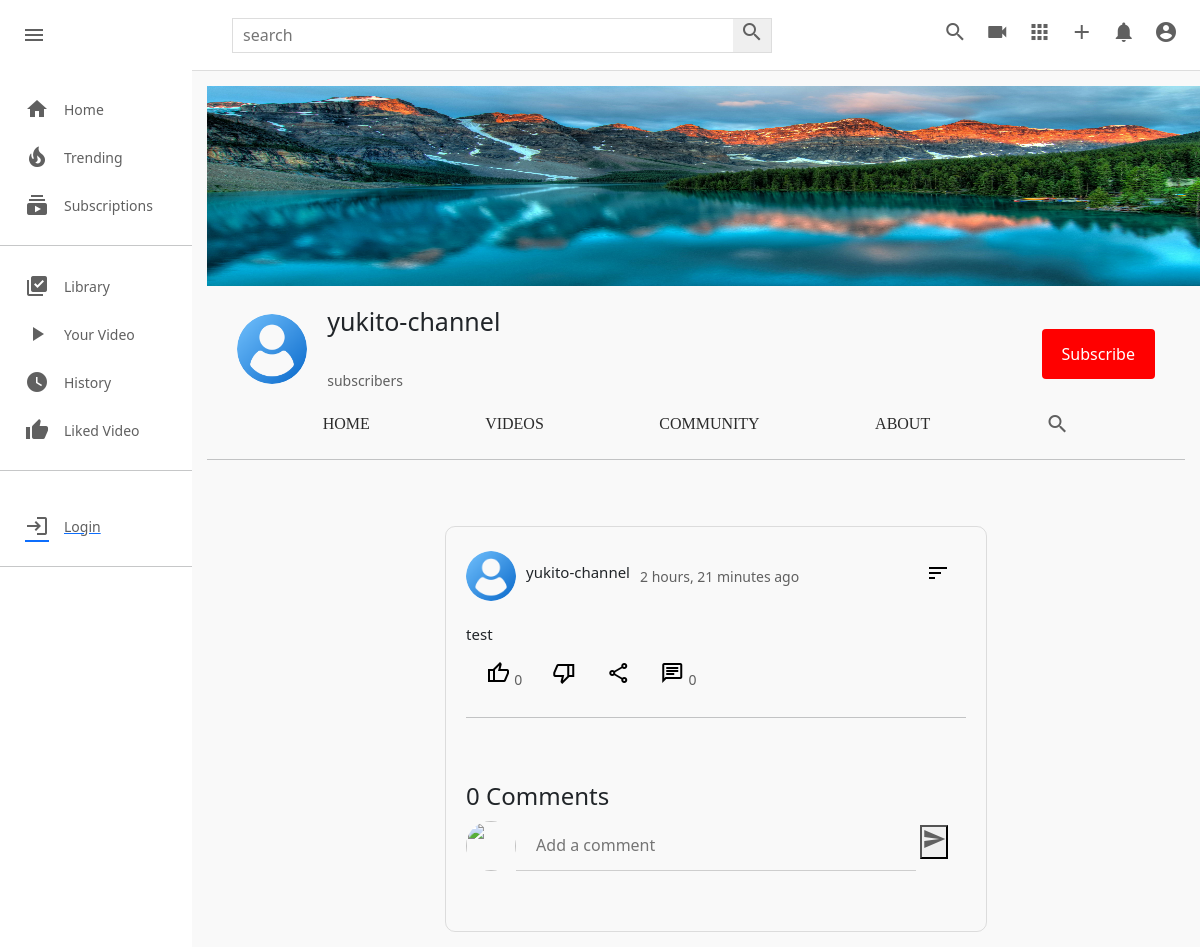
The app's page /c/1/community/3/, older data.
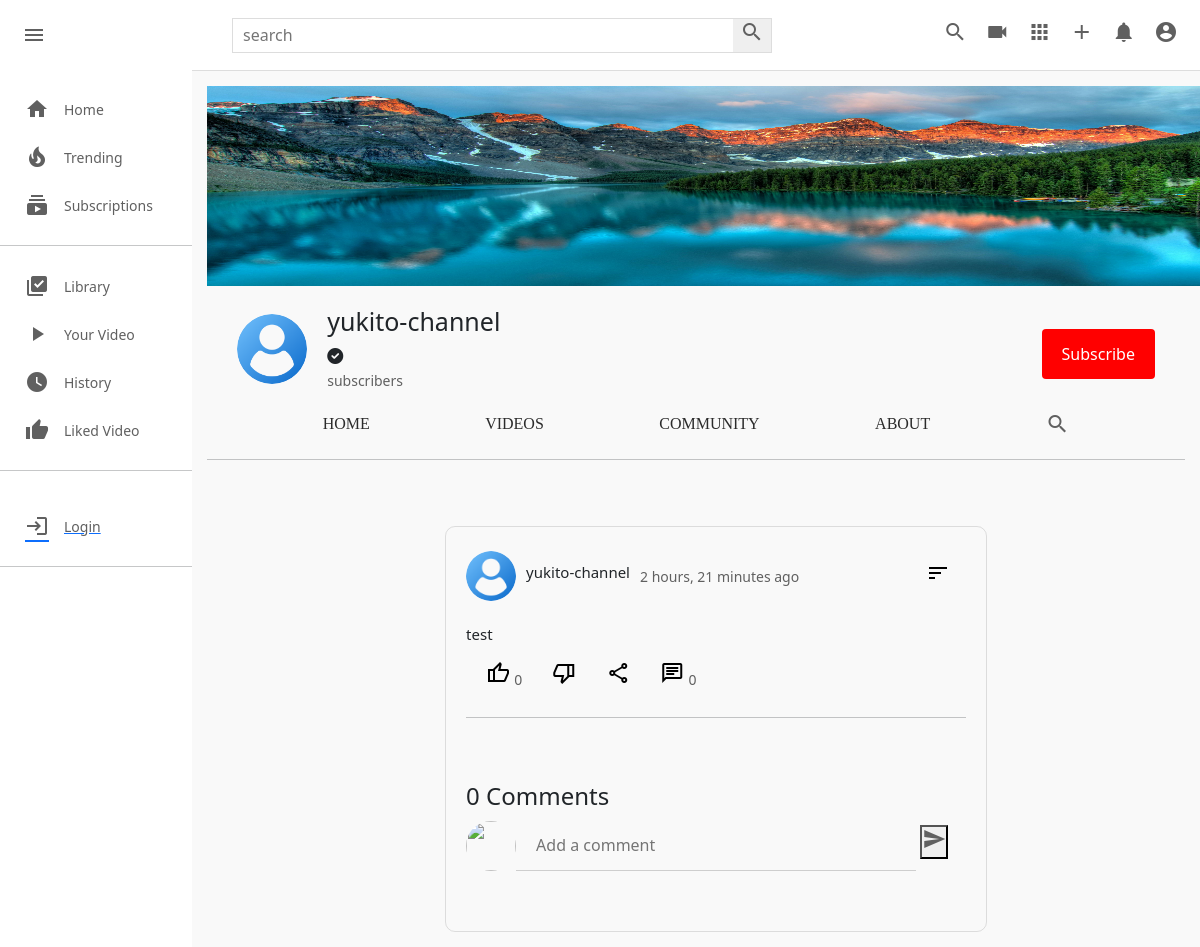
The same page, newer data.
### channel/views.py (the view)
# urls.py: path("<channel_name>/community/<int:community_id>/",views.channel_community_detail,name='channel-community-detail'),
def channel_community_detail(request,channel_name,community_id):
    channel = get_object_or_404(Channel,id=channel_name)
    community = Community.objects.get(channel=channel,status='Active',id=community_id)
    comments=CommunityComment.objects.filter(community=community,active=True).order_by('-date')
    context={
        'channel': channel,
        'community':community,
        'comments': comments,
    }
    return render(request,'channel/channel_community_detail.html',context)

### templates/channel/channel_community_detail.html (shortened to what this page needs)
{% extends 'base.html' %}
{% load static %}
{% block style %}
<link rel="stylesheet" href="{% static 'css/style.css' %}" type="text/css">
<link rel="stylesheet" href="{% static 'css/channel-community.css' %}" type="text/css">
<link rel="stylesheet" href="{% static 'css/channel.css' %}" type="text/css">
{% endblock style %}
{% block content %}
    <div class="mainBody">
        {% include 'partials/sidebar.html' %}
        <div class="videos">
            {% include 'channel/partials/channel-header.html' %}
            <div class="video-container">
                <div class="content-border">
                    <div class="content-div">
                        <div class="header-comm">
                            <div class="channel-details">
                                {% if community.channel.image %}
                                <img src="{{community.channel.image.url}}" class="channel-img-com" alt="">
                                {% else %}
                                <img src="https://thumbs.dreamstime.com/b/default-avatar-profile-vector-user-profile-default-avatar-profile-vector-user-profile-profile-179376714.jpg" class="channel-img-com" alt="">
                                {% endif %}
                                <h5>{{community.channel.channel_name}}</h5>
                                <span>{{ community.date|timesince }} ago</span>
                            </div>
                            <div class="dropdown">
                                <button class="dropbtn">
                                    <i class="material-symbols-outlined">sort</i>
                                </button>
                                </div>
                        </div>
                        <div class="content">
                            <h3>{{ community.content }}</h3>
                        </div>
                        <div class="icon-section">
                            <div class="single-icon">
                                <a href=""><i class="material-icons material-symbols-outlined">thumb_up</i></a>
                                <span>{{ community.likes.all.count }}</span>
                            </div>
                            <div class="single-icon">
                                <a href=""><i class="material-icons material-symbols-outlined">thumb_down</i></a>
                            </div>
                            <div class="single-icon">
                                <i class="material-icons material-symbols-outlined">share</i>
                            </div>
                            <div class="single-icon">
                                <i class="material-icons material-symbols-outlined">chat</i>
                                <span>{{community.comments.all.count}}</span>
                            </div>
                        </div>
                        <hr><br><br>
                        <div class="comment-section">
                            <h4>{{ community.comments.all.count }} Comment{{ community.comments.all.count|pluralize }}</h4>
                            <div class="create-comment">
                                <div class="create-comment-img">
                                    <img src="{{request.user.channel.image.url}}" alt="">
                                </div>
                                <form action="{% url 'create-comment' community.id %}" method="POST">
                                    <div class="create-comment-input">
                                        <input class="comment-class" name="comment" id="comment" type="text" placeholder="Add a comment">
                                        <button type="submit"><i class="material-icons">send</i></button>
                                    </div>
                                </form>
                            </div>
                        </div>
                    </div>
                </div>
            </div>
        </div>
    </div>
{% endblock %}

### templates/channel/partials/channel-header.html (shortened to what this page needs)
{% include 'partials/alert.html' %}
<div class="channel-art">
    {% if channel.channel_art.url %}
    <img  src="{{ channel.channel_art.url }}" alt="">
    {% else %}
    <img src="https://wallpaper.dog/large/10702685.jpg" alt="">
    {% endif %}
</div>
<div class="channel-header flex">
    <div class="channel-img-title flex">
        {% if channel.image %}
        <img class="img" src="{{channel.image.url}}" alt="">
        {% else %}
        <img class="img" src="https://thumbs.dreamstime.com/b/default-avatar-profile-vector-user-profile-default-avatar-profile-vector-user-profile-profile-179376714.jpg" alt="">
        {% endif %}
        <div class="channel-image-texts">
            <h4 class="flex">{{channel.channel_name}}</h4>
            {% if channel.verified == True %} <i class="fas fa-check-circle"></i> {% endif %} <br>
            <span> subscribers</span>
        </div>
    </div>
    <div class="channel-header-btns">
        {% if request.user != channel.user %}
        <div><button id="sub_btn" onclick="addsub()" class="channel-subscribe sub_button_channel">Subscribe</button></div>
        {% endif %}
    </div>
</div>
<div class="channel-header-links flex">
    <a href="{% url 'channel-profile' channel.id %}" class="display-this">Home</a>
    <a href="{% url 'channel-videos' channel.id %}" class="display-this">Videos</a>
    <a href="{% url 'channel-community' channel.id %}" class="dont-display-thdis">Community</a>
    <a href="{% url 'channel-about' channel.id %}" class="displhray-this">About</a>
    <a href="" class="dont-display-this"><i class="material-icons">search</i></a>
</div>
<hr>

Row changes from the older to the newer data that the page shows:
changed Channel "yukito-channel": verified False → True (drawn)
